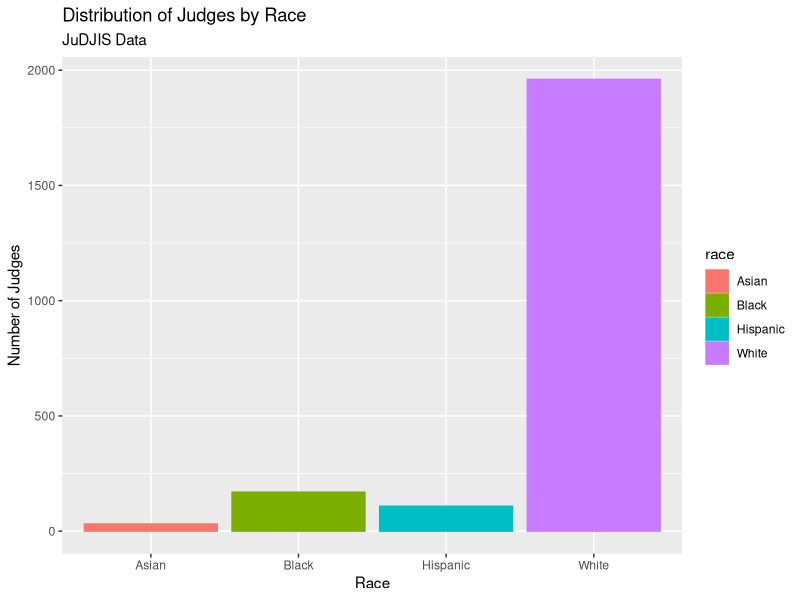
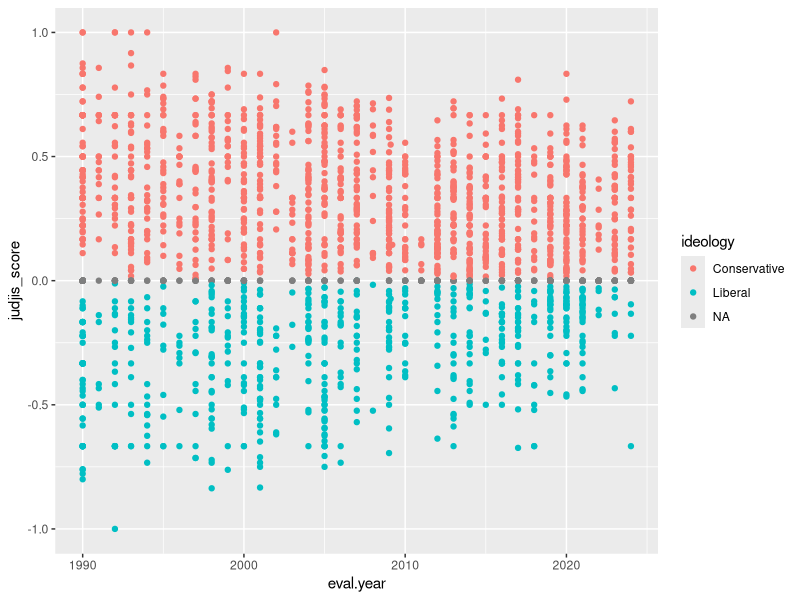
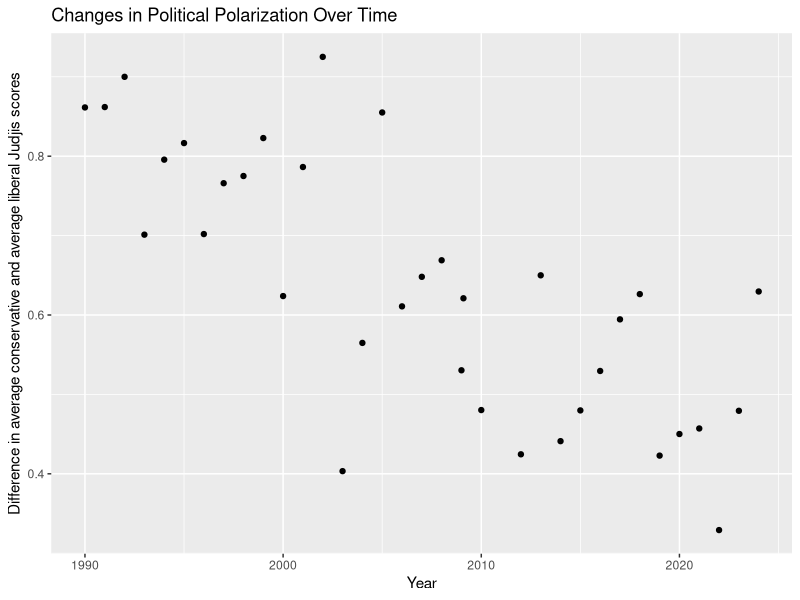

These figures' R source, in order:
## ---- chunk 1
library(tidyverse)
library(readr)
judges <- read_csv("data/agjudgeyear_full.csv")
## ---- chunk 2
head(judges)
## ---- chunk 3
judges
## ---- chunk 4
library(ggplot2)
library(tidyverse)

judges <- judges |>
  mutate(
    race = case_when(
      asian == 1 ~ "Asian",
      black == 1 ~ "Black", 
      hispanic == 1 ~ "Hispanic", 
      white == 1 ~ "White"))

ggplot(judges, mapping = aes(x = race, fill = race, color = race)) +
  geom_bar() +
  labs(x = "Race", y = "Number of Judges", title = "Distribution of Judges by Race", subtitle = "JuDJIS Data")


## ---- chunk 5
judges <- judges |>
  mutate(ideology = case_when(judjis_score > 0 ~ "Conservative",
                              judjis_score < 0 ~ "Liberal"))
ggplot(data = judges, mapping = aes(x = eval.year, y = judjis_score, fill = ideology, color = ideology)) +
  geom_point()
## ---- chunk 6

judges |>
  mutate(ideology = case_when(judjis_score > 0 ~ "Conservative",
                              judjis_score < 0 ~ "Liberal")) |>
  group_by(eval.year, ideology) |>
  summarize(mean_jscore = mean(judjis_score)) |>
  drop_na() |>
  pivot_wider(
    names_from = ideology,
    values_from = mean_jscore
  ) |>
  mutate(diff_in_means = Conservative - Liberal) |>
  ggplot(aes(x = eval.year, y = diff_in_means)) +
  geom_point() +
  labs(x = "Year", y = "Difference in average conservative and average liberal Judjis scores", title = "Changes in Political Polarization Over Time")
  
